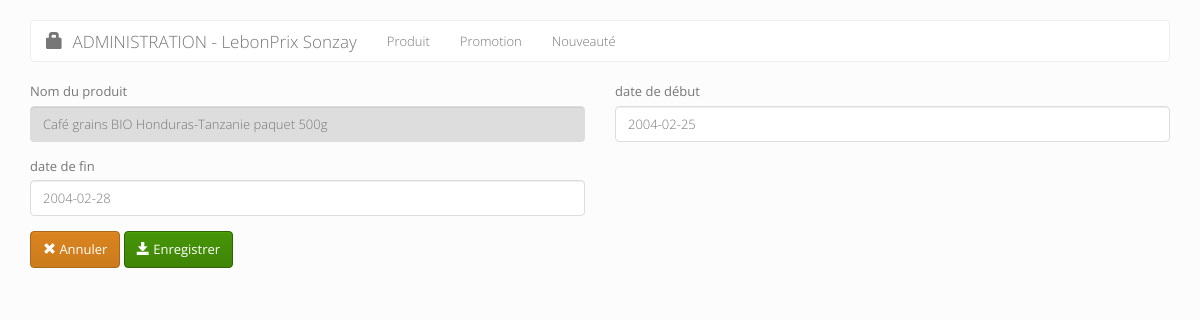
The page /BackOffice/nouveaute_update.php?id=6 on the database its author committed.
### tables this page shows
CREATE TABLE `nouveaute` (
  `id_nouveaute` int(11) NOT NULL,
  `date_debut` date NOT NULL,
  `date_fin` date NOT NULL,
  `id_produit` int(11) NOT NULL
);

CREATE TABLE `produit` (
  `id` int(11) NOT NULL,
  `nom_produit` varchar(50) NOT NULL,
  `description` varchar(300) NOT NULL,
  `ingredients` varchar(300) NOT NULL,
  `image` varchar(250) DEFAULT NULL,
  `prix` float NOT NULL,
  `categorie_id` int(11) DEFAULT NULL,
  `prix_sans_tva` float NOT NULL,
  `taux_tva` float NOT NULL,
  `quantite` int(11) NOT NULL
);

### BackOffice/nouveaute_update.php (the view, shortened to what this page needs)
<?php
    require_once('../template/header.php');
    require_once('config/connexionBD.php');
    if(isset($_GET['id'])){
    $id = $_GET['id'];
    $sql = "SELECT nouveaute.*, produit.nom_produit
    FROM nouveaute
    INNER JOIN produit ON nouveaute.id_produit = produit.id WHERE id_nouveaute=:id" ;
    $stmt = $bdd->prepare($sql);
    $stmt->bindParam(':id', $id, PDO::PARAM_INT);
    $stmt->execute();
    $nouveautes = $stmt->fetch(PDO::FETCH_OBJ);
    }
    ?>
<form role="form" action="<?php echo $_SERVER['PHP_SELF']."?id=".$_GET['id']; ?>" method="post" enctype="multipart/form-data">
        <div class="row">
            <div class="form-group col-xs-6">
                <label for="nom">Nom du produit</label>
                <input type="text" class="form-control" id="nom" name="nomProduit" value="<?php echo $nouveautes->nom_produit ?? ''; ?>" disabled />
            </div>
            <div class="form-group col-xs-6">
            <label for="date_debut">date de début</label>
             <input type="text" name="date_debut" class="form-control" id="date_debut"  value="<?php echo $nouveautes->date_debut ?? ''; ?>" required>
            </div>
            <div class="form-group col-xs-6">
            <label for="date_fin">date de fin</label>
             <input type="text" name="date_fin" class="form-control" id="date_fin" value="<?php echo $nouveautes->date_fin ?? ''; ?>" required>
            </div>
            </div>
            <div class="form-actions clearfix">
            <a href="nouveaute.php" class="btn btn-danger">
                <span class="glyphicon glyphicon-remove"></span>
                Annuler
            </a>
            <button type="submit" class="btn btn-success">
                <span class="glyphicon glyphicon-save"></span>
                Enregistrer
            </button>
        </div>
        </div>
    </html>

### assets/css/styles.css (style rules this page uses)
body { padding-top: 20px; padding-bottom: 20px; }

### rows shown on the page
nouveaute: nomProduit "Café grains BIO Honduras-Tanzanie paquet 500g", date_debut "2004-02-25", date_fin "2004-02-28"
